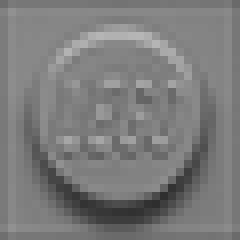
#> input picture data/1x1.png, 30 x 30 px, found by its file name (shown 8 times larger)
$ python image2lego.py --input ../data/1x1.png
#> lines starting #> are read from the running program, lines starting #| are printed output that depends on the picture; after the words box and inside, x2 and y2 are one past the last pixel; in counts of white or black regions, pixels touching at a corner belong together
import argparse
import cv2
import numpy as np
from itertools import product
from math import ceil


def get_args():
    parser = argparse.ArgumentParser("Lego-generator")
    parser.add_argument("--input", type=str, default="data/input.jpg", help="Path to input image")
    parser.add_argument("--output", type=str, default="data/output.jpg", help="Path to output image")
    parser.add_argument("--stride", type=int, default=15, help="Size of each lego brick")
    parser.add_argument("--overlay_ratio", type=float, default=0.2, help="Overlay width ratio")
    args = parser.parse_args()
    return args


def preprocess_lego_brick(opt):
    lego_brick = cv2.imread("data/1x1.png", cv2.IMREAD_COLOR)
#> lego_brick is the input picture: shape (30, 30, 3); min 47, max 182, mean 123.3
    lego_brick = cv2.resize(lego_brick, (opt.stride, opt.stride)).astype(np.int64)
    lego_brick[lego_brick < 33] = -100
    lego_brick[(33 <= lego_brick) & (lego_brick <= 233)] -= 133
    lego_brick[lego_brick > 233] = 100
    return lego_brick


def generate_lego_image(image, lego_brick, opt):
    image = cv2.resize(image, (ceil(image.shape[1] / opt.stride) * opt.stride, ceil(image.shape[0] / opt.stride) * opt.stride))
    height, width, _ = image.shape
#> height = 30; width = 30
    blank_image = np.zeros((height, width, 3), np.uint8)

    for i, j in product(range(int(width / opt.stride)), range(int(height / opt.stride))):
        partial_image = image[j * opt.stride: (j + 1) * opt.stride,
                              i * opt.stride: (i + 1) * opt.stride, :]
        avg_color = np.mean(np.mean(partial_image, axis=0), axis=0)
        blank_image[j * opt.stride: (j + 1) * opt.stride, i * opt.stride: (i + 1) * opt.stride, :] = np.clip(avg_color + lego_brick, 0, 255)
#> this loop made 4 passes
#> avg_color on passes 1 to 4: [133, 133, 133], [115.2, 115.2, 115.2], [131.1, 131.1, 131.1], [113.8, 113.8, 113.8]
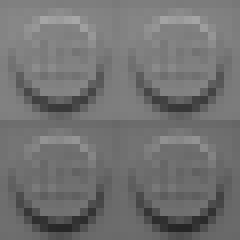
#> blank_image: shape (30, 30, 3) (shown 8 times larger); min 37, max 167, mean 113.4

    if opt.overlay_ratio:
        overlay = cv2.resize(image, (int(width * opt.overlay_ratio), int(height * opt.overlay_ratio)))
        blank_image[height - int(height * opt.overlay_ratio):, width - int(width * opt.overlay_ratio):, :] = overlay
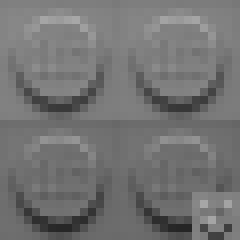
#> blank_image: shape (30, 30, 3) (shown 8 times larger); 4% of pixels changed, all inside (x1, y1, x2, y2) = (24, 24, 30, 30)

    return blank_image


def main(opt):
    lego_brick = preprocess_lego_brick(opt)
    image = cv2.imread(opt.input, cv2.IMREAD_COLOR)

    lego_image = generate_lego_image(image, lego_brick, opt)
    cv2.imwrite(opt.output, lego_image)


if __name__ == '__main__':
    opt = get_args()
    main(opt)
